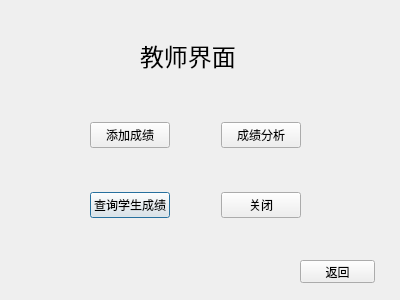
<?xml version="1.0" encoding="UTF-8"?>
<ui version="4.0">
 <class>teacher</class>
 <widget class="QDialog" name="teacher">
  <property name="geometry">
   <rect>
    <x>0</x>
    <y>0</y>
    <width>400</width>
    <height>300</height>
   </rect>
  </property>
  <property name="windowTitle">
   <string>学生选课和成绩管理系统</string>
  </property>
  <widget class="QLabel" name="label">
   <property name="geometry">
    <rect>
     <x>140</x>
     <y>40</y>
     <width>101</width>
     <height>31</height>
    </rect>
   </property>
   <property name="font">
    <font>
     <pointsize>18</pointsize>
    </font>
   </property>
   <property name="text">
    <string>教师界面</string>
   </property>
  </widget>
  <widget class="QWidget" name="layoutWidget">
   <property name="geometry">
    <rect>
     <x>90</x>
     <y>190</y>
     <width>211</width>
     <height>30</height>
    </rect>
   </property>
   <layout class="QHBoxLayout" name="horizontalLayout">
    <item>
     <widget class="QPushButton" name="btn_tea_querystu">
      <property name="text">
       <string>查询学生成绩</string>
      </property>
     </widget>
    </item>
    <item>
     <spacer name="horizontalSpacer_2">
      <property name="orientation">
       <enum>Qt::Horizontal</enum>
      </property>
      <property name="sizeHint" stdset="0">
       <size>
        <width>40</width>
        <height>20</height>
       </size>
      </property>
     </spacer>
    </item>
    <item>
     <widget class="QPushButton" name="btn_close">
      <property name="text">
       <string>关闭</string>
      </property>
     </widget>
    </item>
   </layout>
  </widget>
  <widget class="QWidget" name="layoutWidget">
   <property name="geometry">
    <rect>
     <x>90</x>
     <y>120</y>
     <width>211</width>
     <height>30</height>
    </rect>
   </property>
   <layout class="QHBoxLayout" name="horizontalLayout_2">
    <item>
     <widget class="QPushButton" name="btn_tea_addscore">
      <property name="text">
       <string>添加成绩</string>
      </property>
     </widget>
    </item>
    <item>
     <spacer name="horizontalSpacer">
      <property name="orientation">
       <enum>Qt::Horizontal</enum>
      </property>
      <property name="sizeHint" stdset="0">
       <size>
        <width>40</width>
        <height>20</height>
       </size>
      </property>
     </spacer>
    </item>
    <item>
     <widget class="QPushButton" name="btn_tea_scoreInport">
      <property name="sizePolicy">
       <sizepolicy hsizetype="Minimum" vsizetype="Fixed">
        <horstretch>0</horstretch>
        <verstretch>0</verstretch>
       </sizepolicy>
      </property>
      <property name="text">
       <string>成绩分析</string>
      </property>
     </widget>
    </item>
   </layout>
  </widget>
  <widget class="QPushButton" name="btn_return">
   <property name="geometry">
    <rect>
     <x>300</x>
     <y>260</y>
     <width>75</width>
     <height>23</height>
    </rect>
   </property>
   <property name="text">
    <string>返回</string>
   </property>
  </widget>
 </widget>
 <resources/>
 <connections/>
</ui>
